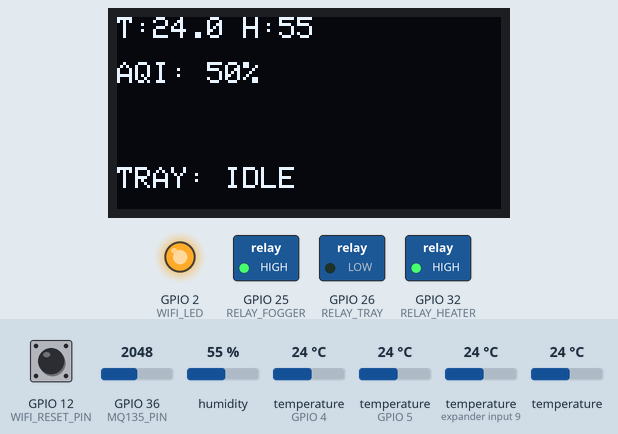
Bench run of a sketch on a simulated ESP32. Shown: 128×64 one-colour display, switched loads named in the sketch (green lamp = pin HIGH), output pins drawn as LEDs (lit = HIGH). The test bench sets the inputs (shaded band); at power-on: humidity 55 %, temperature (sensors on GPIO 5, expander input 9, GPIO 4) 24 °C, temperature 24 °C, GPIO 36 (MQ135_PIN) = 2048, GPIO 12 (WIFI_RESET_PIN) HIGH. WiFi joins after 1.5 s; servers stay silent unless stated; uploads are accepted with an empty reply; what the sketch prints to the serial monitor is not drawn.

Above: at 6.0 s.
6.1 s: humidity set to 64 %
At 10.0 s:
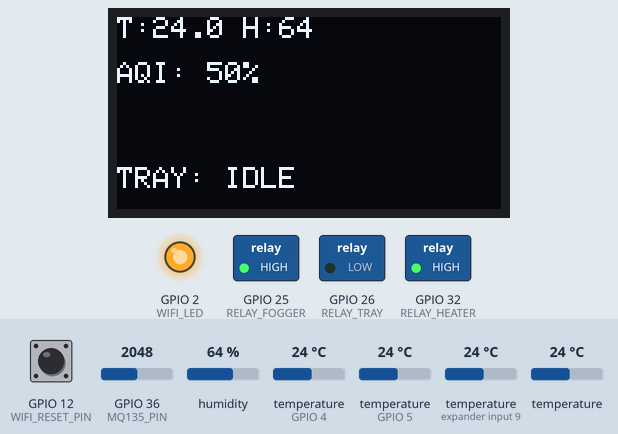
10.9 s: humidity set to 67 %
At 14.2 s:
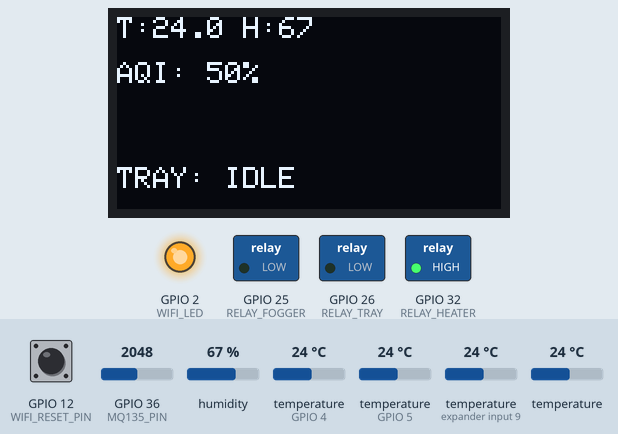
14.9 s: temperature (sensor on GPIO 5) set to 12 °C
At 16.6 s:
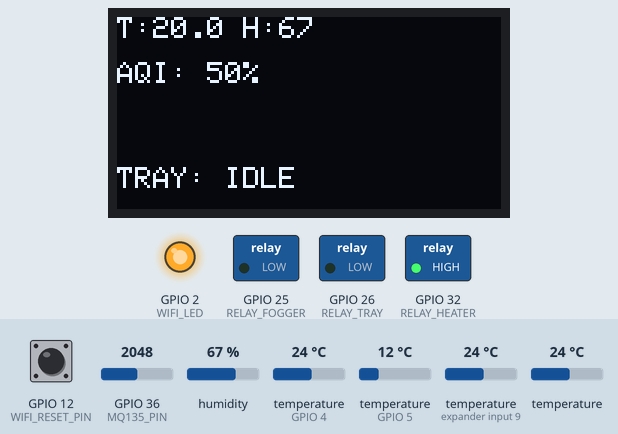
16.9 s: temperature (sensor on expander input 9) set to 12 °C
At 18.5 s:
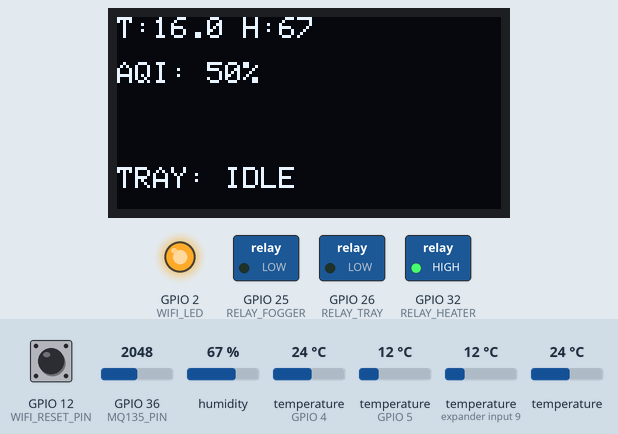
18.9 s: temperature (sensor 205) set to 12 °C
20.9 s: GPIO 36 (MQ135_PIN) set to 1960
At 22.8 s:
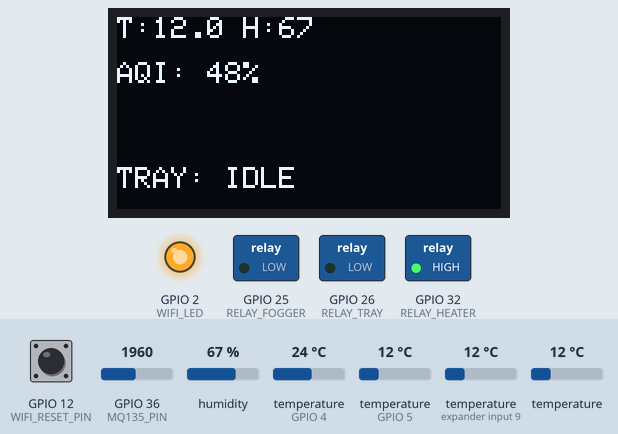
Timing chart, 0 to 23.9 s (numbered marks = the images above; inputs shaded):
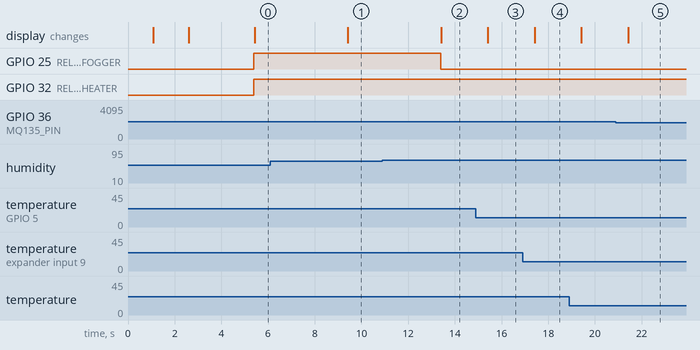

Measured:
- the behaviour switches between 65 and 66 % on humidity (found by bisection; images 1 and 2)
- after the input at 6.1 s, the display: changes after 3.3 s (image 1)
- after the input at 10.9 s, GPIO 25 (RELAY_FOGGER): HIGH → LOW after 2.5 s; the display: changes after 2.5 s (image 2)
- after the input at 14.9 s, the display: changes after 0.52 s (image 3)
- after the input at 16.9 s, the display: changes after 0.52 s (image 4)
- after the input at 20.9 s, the display: changes after 0.52 s (image 5)

The sketch:

farmwire.ino
```cpp
#include <WiFi.h>
#include <HTTPClient.h>
#include <DHT.h>
#include <OneWire.h>
#include <DallasTemperature.h>
#include <Adafruit_GFX.h>
#include <Adafruit_SSD1306.h>
#include <ArduinoJson.h>
#include <WiFiManager.h>

// --- PIN DEFINITIONS ---
#define DHTPIN 4
#define DHTTYPE DHT22
#define DALLAS_PIN 5
#define MQ135_PIN 36
#define BUZZER_PIN 13
#define WIFI_RESET_PIN 12
#define RELAY_HEATER 32
#define RELAY_TRAY 26
#define RELAY_FOGGER 25
#define WIFI_LED 2

#define OLED_SDA 22
#define OLED_SCL 21

// --- OBJECTS ---
DHT dht(DHTPIN, DHTTYPE);
OneWire oneWire(DALLAS_PIN);
DallasTemperature sensors(&oneWire);
Adafruit_SSD1306 display(128, 64, &Wire, -1);
WiFiManager wm;

// --- GLOBAL VARIABLES ---
float targetTemp = 37.5;
float targetHum = 65.0;
unsigned long trayIntervalMs = 14400000; // Default 4 hours
unsigned long trayDurationMs = 600000;   // Default 10 mins
unsigned long lastSensorRead = 0;
unsigned long lastTrayAction = 0;
unsigned long lastLEDToggle = 0;
bool trayActive = false;
bool ledState = LOW;

int overrideHeater = -1;
int overrideFogger = -1;
int overrideTray = -1;
int overrideBuzzer = -1;

// --- IMPORTANT: CHECK THIS IP ADDRESS ---
// Ensure this is the IP of the computer running your Node.js server
const char* FIRMWARE_SERVER_API = "http://192.168.0.2:3000/api/update";

void setup() {
  Serial.begin(115200);
  delay(1000);
  Serial.println("\n--- Incubator System Starting ---");

  Wire.begin(OLED_SDA, OLED_SCL);

  pinMode(RELAY_HEATER, OUTPUT);
  pinMode(RELAY_TRAY, OUTPUT);
  pinMode(RELAY_FOGGER, OUTPUT);
  pinMode(BUZZER_PIN, OUTPUT);
  pinMode(WIFI_LED, OUTPUT);
  pinMode(WIFI_RESET_PIN, INPUT_PULLUP);
  pinMode(MQ135_PIN, INPUT);

  digitalWrite(RELAY_HEATER, LOW);
  digitalWrite(RELAY_TRAY, LOW);
  digitalWrite(RELAY_FOGGER, LOW);

  dht.begin();
  sensors.begin();

  if(!display.begin(SSD1306_SWITCHCAPVCC, 0x3C)) Serial.println("OLED Failed");
  display.clearDisplay();
  display.setTextColor(WHITE);
  display.setTextSize(1);
  display.setCursor(0,10);
  display.println("Connecting WiFi...");
  display.display();

  // WiFiManager will handle connection
  bool res = wm.autoConnect("Incubator-Config");

  if(!res) {
    Serial.println("Failed to connect, restarting...");
    ESP.restart();
  } else {
    Serial.println("WiFi Connected!");
    Serial.print("Local IP: ");
    Serial.println(WiFi.localIP());

    display.clearDisplay();
    display.setCursor(0,10);
    display.println("Connected!");
    display.println(WiFi.localIP());
    display.display();
    digitalWrite(WIFI_LED, HIGH);
    delay(2000);
  }
}

void loop() {
  checkWiFiReset();
  handleWiFiLED();

  unsigned long currentMillis = millis();

  if (currentMillis - lastSensorRead >= 2000) {
    lastSensorRead = currentMillis;
    handleIncubationLogic();
  }

  if (overrideTray == 1) {
    if (!trayActive) startTray();
  } else if (overrideTray == 0) {
    if (trayActive) stopTray();
  } else {
    if (!trayActive && (currentMillis - lastTrayAction >= trayIntervalMs)) startTray();
    else if (trayActive && (currentMillis - lastTrayAction >= trayDurationMs)) stopTray();
  }
}

void handleWiFiLED() {
  unsigned long currentMillis = millis();
  if (WiFi.status() == WL_CONNECTED) {
    digitalWrite(WIFI_LED, HIGH);
  } else {
    if (currentMillis - lastLEDToggle >= 500) {
      lastLEDToggle = currentMillis;
      ledState = !ledState;
      digitalWrite(WIFI_LED, ledState);
    }
  }
}

void handleIncubationLogic() {
  float h = dht.readHumidity();
  float dhtTemp = dht.readTemperature();
  sensors.requestTemperatures();

  float t1 = sensors.getTempCByIndex(0);
  float t2 = sensors.getTempCByIndex(1);
  float t3 = sensors.getTempCByIndex(2);
  float avgTemp = (t1 + t2 + t3) / 3.0;

  int sensorValue = analogRead(MQ135_PIN);
  float voltage = (sensorValue / 4095.0) * 5.0;

  float rs = ((5.0 - voltage) / voltage) * 10.0;
  float ratio = rs / 10.0;

  float co2 = 110.47 * pow(ratio, -2.862);
  float nh3 = 102.2 * pow(ratio, -2.473);
  float nox = 44.22 * pow(ratio, -3.401);
  float alc = 77.25 * pow(ratio, -3.18);
  float totalPpm = co2 + nh3 + nox + alc;
  float aqi = (sensorValue / 4095.0) * 100.0;

  if (overrideHeater == 1) digitalWrite(RELAY_HEATER, HIGH);
  else if (overrideHeater == 0) digitalWrite(RELAY_HEATER, LOW);
  else {
    if (avgTemp < (targetTemp - 0.2)) digitalWrite(RELAY_HEATER, HIGH);
    else if (avgTemp > targetTemp) digitalWrite(RELAY_HEATER, LOW);
  }

  if (overrideFogger == 1) digitalWrite(RELAY_FOGGER, HIGH);
  else if (overrideFogger == 0) digitalWrite(RELAY_FOGGER, LOW);
  else {
    if (h < (targetHum - 5)) digitalWrite(RELAY_FOGGER, HIGH);
    else if (h > targetHum) digitalWrite(RELAY_FOGGER, LOW);
  }

  if (overrideBuzzer == 1) {
    tone(BUZZER_PIN, 1000, 200);
  } else if (overrideBuzzer == 0) {
    noTone(BUZZER_PIN);
  } else {
    // Auto beeping disabled so it doesn't beep all the time
    noTone(BUZZER_PIN);
  }

  updateDisplay(avgTemp, h, aqi);
  sendToServer(avgTemp, h, dhtTemp, aqi, co2, nh3, nox, alc, totalPpm, t1, t2, t3);
}

void startTray() { digitalWrite(RELAY_TRAY, HIGH); trayActive = true; lastTrayAction = millis(); }
void stopTray() { digitalWrite(RELAY_TRAY, LOW); trayActive = false; lastTrayAction = millis(); }

void updateDisplay(float t, float h, float a) {
  display.clearDisplay();
  display.setTextSize(1);
  display.setCursor(0,0);
  display.print("T:"); display.print(t, 1); display.print(" H:"); display.print(h, 0);
  display.setCursor(0, 15);
  display.print("AQI: "); display.print(a, 0); display.println("%");
  display.setCursor(0, 50);
  display.print(trayActive ? "TRAY: ROLLING" : "TRAY: IDLE");
  display.display();
}

void sendToServer(float avg, float hum, float dhtTemp, float air, float co2, float nh3, float nox, float alc, float ppm, float p1, float p2, float p3) {
  if (WiFi.status() == WL_CONNECTED) {
    HTTPClient http;
    http.begin(FIRMWARE_SERVER_API);
    http.addHeader("Content-Type", "application/json");

    StaticJsonDocument<768> doc;
    doc["ssid"] = WiFi.SSID();
    doc["rssi"] = WiFi.RSSI();
    doc["ip"] = WiFi.localIP().toString();
    doc["temp"] = avg;
    doc["hum"] = hum;
    doc["dhtTemp"] = dhtTemp;
    doc["air"] = air;
    doc["co2"] = co2;
    doc["nh3"] = nh3;
    doc["nox"] = nox;
    doc["alcohol"] = alc;
    doc["totalPpm"] = ppm;
    JsonArray probes = doc.createNestedArray("probes");
    probes.add(p1); probes.add(p2); probes.add(p3);
    JsonObject relays = doc.createNestedObject("relays");
    relays["heater"] = digitalRead(RELAY_HEATER);
    relays["fogger"] = digitalRead(RELAY_FOGGER);
    relays["tray"] = digitalRead(RELAY_TRAY);

    String body;
    serializeJson(doc, body);

    int httpResponseCode = http.POST(body);

    Serial.print("Data sent to server. Response Code: ");
    Serial.println(httpResponseCode);

    if (httpResponseCode > 0) {
      String payload = http.getString();
      StaticJsonDocument<256> respDoc;
      if (deserializeJson(respDoc, payload) == DeserializationError::Ok) {
        if (respDoc.containsKey("heater")) overrideHeater = respDoc["heater"];
        if (respDoc.containsKey("fogger")) overrideFogger = respDoc["fogger"];
        if (respDoc.containsKey("tray")) overrideTray = respDoc["tray"];
        if (respDoc.containsKey("buzzer")) overrideBuzzer = respDoc["buzzer"];

        if (respDoc.containsKey("targetTemp")) targetTemp = respDoc["targetTemp"];
        if (respDoc.containsKey("targetHum")) targetHum = respDoc["targetHum"];
        if (respDoc.containsKey("trayInterval")) trayIntervalMs = respDoc["trayInterval"];
        if (respDoc.containsKey("trayDuration")) trayDurationMs = respDoc["trayDuration"];
      }
    } else {
      Serial.println("Error: Failed to reach server. Check Server IP and Port.");
    }

    http.end();
  } else {
    Serial.println("WiFi Disconnected. Cannot send data.");
  }
}

void checkWiFiReset() {
  static unsigned long resetPressTime = 0;
  static bool isPressing = false;

  if (digitalRead(WIFI_RESET_PIN) == LOW) {
    if (!isPressing) {
      resetPressTime = millis();
      isPressing = true;
    } else if (millis() - resetPressTime > 5000) {
      Serial.println("Wiping WiFi Settings...");
      tone(BUZZER_PIN, 1000, 1000); // Beep to indicate reset
      wm.resetSettings();
      delay(1000);
      ESP.restart();
    }
  } else {
    isPressing = false;
  }
}
```
